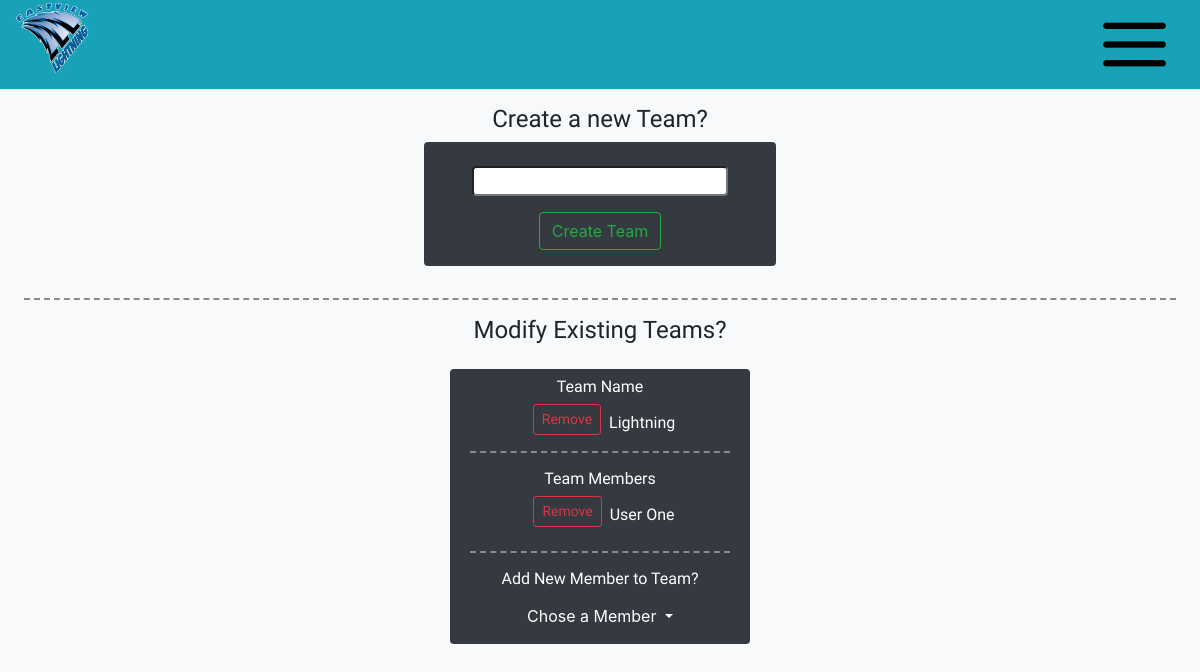
The page /AdminPage/Teams (signed in) on the database its author committed.
### MainPage/models.py (models this page shows, shortened)
class Team(models.Model):
    name = models.CharField(max_length=64)
    members = models.ManyToManyField(Member)

class Member(models.Model):
    user = models.OneToOneField(User,on_delete=models.CASCADE)
    profileimage = models.ImageField(default='/Person.png')
    text = models.TextField(default="I am a member of the Eastview Science Olympiad Team. It's a really fun time to be a part of the team, the events are great and never are boring. Maybe you should join sometime.")
    events = models.ManyToManyField(Event,blank=True)
    awards = models.ManyToManyField(Award,blank=True)
    Is_Capitan = models.BooleanField(default=False)
    AccountStatus = models.CharField(max_length=11,choices=AccStatus,default="Inactivated")

### AdminConsole/views.py (the view)
# urls.py: path('AdminPage/Teams',Admin_views.TeamDisplay,name="TeamManage"),
def TeamDisplay(request):
    if request.user.is_staff:
        if request.method == "POST":
            Teamname = request.POST.get("textfield")
            if Team.objects.filter(name=Teamname).count() == 0:
                NewTeam = Team(name=Teamname)
                NewTeam.save()
            else:
                messages.warning(request,f"Sorry, a team by the name {Teamname} already exists")
            context = {
                "Teams":Team.objects.all(),
                "Members": Member.objects.filter(AccountStatus="Activated"),
            }
            return render(request, 'AdminConsole/TeamManage.html',context)
        else:
            context = {
                "Teams":Team.objects.all(),
                "Members": Member.objects.filter(AccountStatus="Activated"),
            }
            return render(request, 'AdminConsole/TeamManage.html',context)
    else:
        return redirect('MainPage')

### templates/AdminConsole/TeamManage.html (shortened to what this page needs)
{% load static %}
<!DOCTYPE html>
<html>
    <head>
        <link rel="stylesheet" href="https://stackpath.bootstrapcdn.com/bootstrap/4.3.1/css/bootstrap.min.css">
        <link rel="stylesheet" href="//cdnjs.cloudflare.com/ajax/libs/jasny-bootstrap/4.0.0/css/jasny-bootstrap.min.css">
        <link rel="stylesheet" href="{% static 'MainPage/style.css' %}">
        <link href="//maxcdn.bootstrapcdn.com/bootstrap/4.0.0/css/bootstrap.min.css" rel="stylesheet" id="bootstrap-css">
    </head>
    <body class="bg-light">
        <div class="container-fluid px-0">
            <div class="row d-flex align-items-center bg-info mx-0">
                <div class="col align-self-start">
                    <img src="{% static 'MainPage/EVHS_Logo.png' %}" class="Logo">
                </div>
                <div class="col align-self-center">
                </div>
                <div class="col align-self-end justify-content-end">
                    <button class="Menu btn btn-info float-right"><img src="{% static 'MainPage/Menu.png' %}" class="Logo"></button>
                </div>
            </div>
        </div>
        <div class="container-fluid bg-light d-flex justify-content-center px-0 mt-3">
            <h1 class="display title">Create a new Team?</h1>
        </div>
        <div class="container-fluid px-0 mb-4 bg-light">
            <div class="row mx-0 d-flex justify-content-center">
                <form method="POST" class="bg-dark rounded justify-content-center">
                    <fieldset class="form-group">
                        <div class="row mt-3 mx-0 justify-content-center align-items-center">
                            <input name="textfield" class="w-100 mx-5 rounded d-inline" rows="5" maxlength="64"></input>
                        </div>
                    </fieldset>
                    <div class="form-group">
                        <div class="row mt-3 mx-0 justify-content-center align-items-center">
                            <button class="btn btn-outline-success" type="submit">Create Team</button>
                        </div>
                    </div>
                </form>
            </div>
            <hr class="divider">
            <div class="container-fluid bg-light d-flex justify-content-center px-0 mt-3">
                <h1 class="display title">Modify Existing Teams?</h1>
            </div>
            <div class="row mx-0 d-flex justify-content-center">
                {% for team in Teams %}
                <div class="col-md-3 col-sm-6 align-self-center mt-3 mx-2 bg-dark rounded d-flex justify-content-center">
                    <div class="container-fluid">
                        <div class="row d-flex justify-content-center">
                            <h3 class="username text-white mt-2">Team Name</h3>
                        </div>
                        <div class="row d-flex justify-content-center">
                            <h3 class="Teamname username text-white" data-teamname="{{team.name}}"><button class="RemoveTeam btn btn-outline-danger btn-sm mx-2 mb-2">Remove</button>{{team.name}}</h3>
                        </div>
                        <div class="row">
                            <hr class="divider bg-dark mt-0">
                        </div>
                        <div class="row d-flex justify-content-center">
                            <h3 class="username text-white">Team Members</h3>
                        </div>
                        <div class="row d-flex justify-content-center">
                            <ul class="MemberList">
                                {% for member in team.members.all %}
                                <li class="text-white" data-username="{{member.user.username}}"><button class="RemovePerson btn btn-outline-danger btn-sm mx-2 mb-2">Remove</button>{{member.user.first_name}} {{member.user.last_name}}</li>
                                {% empty %}
                                <li class="NullMembers text-white">No Students on the Team</li>
                                {% endfor %}
                            </ul>
                        </div>
                        <div class="row">
                            <hr class="divider bg-dark mt-0">
                        </div>
                        <div class="row d-flex justify-content-center">
                            <h3 class="username text-white">Add New Member to Team?</h3>
                        </div>
                        <div class="row d-flex justify-content-center mb-2">
                            <a class="nav-link dropdown-toggle text-white" href="#" id="navbarDropdown" role="button" data-toggle="dropdown" aria-haspopup="true" aria-expanded="false">
                                Chose a Member
                            </a>
                        </div>
                    </div>
                </div>
                {% empty %}
                <div class="col-3 align-self-center mt-5 mx-2 rounded d-flex justify-content-center">
                    <div class="alert alert-danger">
                        No Teams Active
                    </div>
                </div>
                {% endfor %}
            </div>
        </div>
    </body>
</html>

### static/MainPage/style.css (style rules this page uses)
.Logo { width: 50px; height: auto; }
.caption h1, .title { font-size: medium; font-family: 'BioRhyme','serif'; }
.username { font-size: small; font-family: 'BioRhyme','serif'; }
hr { border: 0; clear:both; display:block; width: 96%; background-color:#FFFF00; height: 1px; }
hr.divider { background-color: #fff; border-top: 2px dashed #8c8b8b; }
@media (min-width: 768px) { .Logo { width: 75px; } }
@media (min-width: 768px) { .caption h1, .title { font-size: x-large; } }
@media (min-width: 768px) { .username { font-size: medium; font-family: 'BioRhyme','serif'; } }
@media (min-width: 992px) { .Logo { width: 75px; } }
@media (min-width: 992px) { .caption h1, .title { font-size: x-large; } }
@media (min-width: 1200px) { .Logo { width: 75px; } }
@media (min-width: 1200px) { .caption h1, .title { font-size: x-large; } }
ul { list-style: none; padding-left: 0; font-family: 'Varela Round', sans-serif; }

### rows shown on the page
Team: name "Lightning"
Member: user.first_name "User", user.last_name "One"
